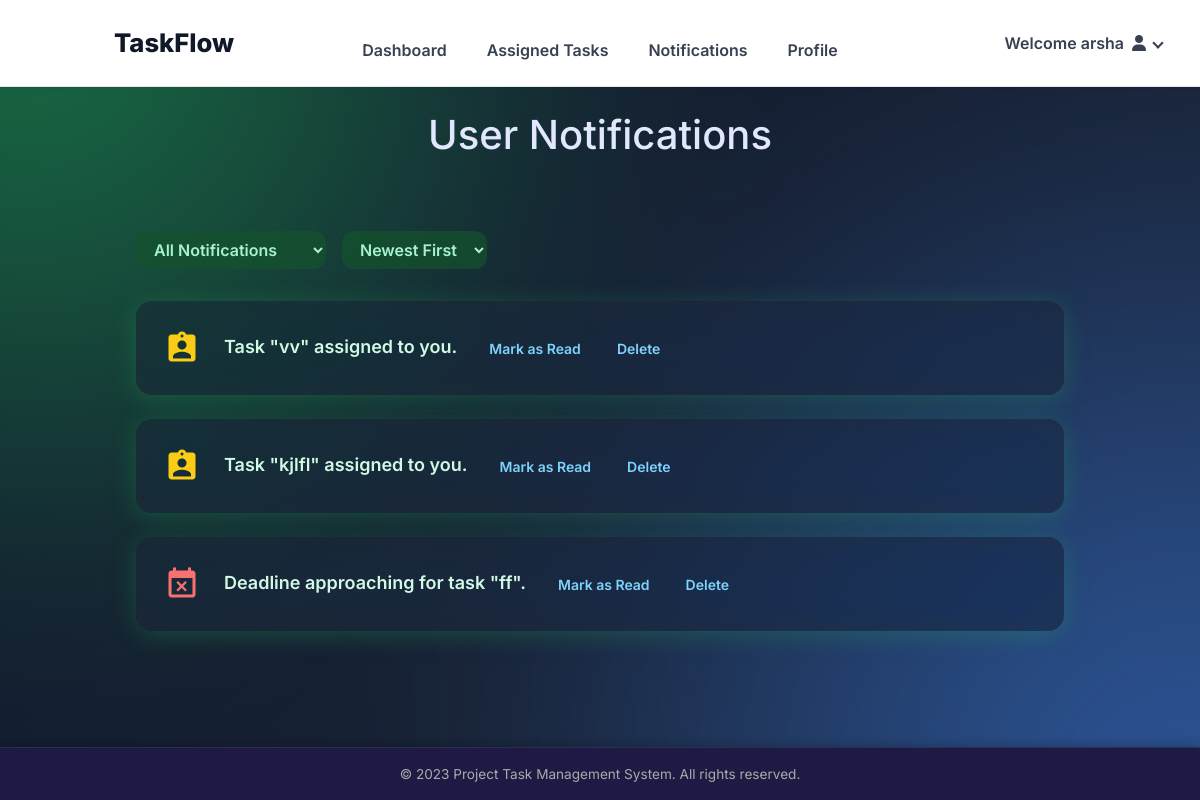
The app's page /user_notify/ (signed in) with its own data.
### taskflowapp/models.py (models this page shows, shortened)
class User(models.Model):
    full_name = models.CharField(max_length=100)
    email = models.EmailField(unique=True)
    password = models.CharField(max_length=128)
    role = models.CharField(max_length=20)
    profile_picture = models.ImageField(upload_to='profile_pics/', blank=True, null=True)  # ✅ Add this

class Notification(models.Model):
    NOTIFICATION_TYPES = [
        ('assignment', 'Assignment'),
        ('deadline', 'Deadline'),
    ]
    user = models.ForeignKey(User, on_delete=models.CASCADE)
    message = models.TextField()
    type = models.CharField(max_length=20, choices=NOTIFICATION_TYPES)
    timestamp = models.DateTimeField(auto_now_add=True)
    is_read = models.BooleanField(default=False)

### taskflowapp/views.py (the view)
# urls.py: path('user_notify/',views.user_notify,name='user_notify_page'),
def user_notify(request):
    user_id = request.session.get('user_id')
    if not user_id:
        messages.error(request, "You must be logged in to view notifications.")
        return redirect('user_login')
    try:
        user = User.objects.get(id=user_id)
    except User.DoesNotExist:
        messages.error(request, "User not found.")
        return redirect('user_login')
    notifications = Notification.objects.filter(user=user).order_by('-timestamp')
    return render(request, 'user_notification_page.html', {
        'notifications': notifications,
        'user': user
    })

### taskflowapp/templates/user_notification_page.html (shortened to what this page needs)
{% load static %}
{% load humanize %}
<!DOCTYPE html>
<html lang="en">
<head>
  <link href="https://cdn.jsdelivr.net/npm/bootstrap@5.3.7/dist/css/bootstrap.min.css" rel="stylesheet">
  <link rel="stylesheet" href="{% static 'CSS/user_notification.css' %}" />
</head>
<body>
{% include 'user_nav.html'%}
  <h1 class="text-center  my-4">User Notifications</h1>
  <main class="container">
    <div class="filters-bar">
      <select class="filter-select" id="filterType" aria-label="Filter notifications by type" onchange="filterNotifications()">
        <option value="all">All Notifications</option>
      </select>
      <select class="filter-select" id="sortOrder" aria-label="Sort notifications" onchange="sortNotifications()">
        <option value="newest">Newest First</option>
      </select>
    </div>
    <section id="notificationsList" class="notifications-list" aria-live="polite" aria-relevant="additions">
      {% if notifications %}
        {% for n in notifications %}
          <article class="notification-card" tabindex="0" data-type="{{ n.type }}" data-time="{{ n.created_at.timestamp }}">
            <div class="icon-container {% if n.type == 'assignment' %}icon-assignment{% elif n.type == 'deadline' %}icon-deadline{% endif %}">
            </div>
            <div class="message-container">
              <p class="notification-message">{{ n.message }}</p>
            </div>
            <div class="actions">
              <form method="post" action="{% url 'mark_notification_read' n.id %}">
                <button type="submit" class="action-btn">
                  {% if n.is_read %}Mark as Unread{% else %}Mark as Read{% endif %}
                </button>
              </form>
              <form method="post" action="{% url 'delete_notification' n.id %}">
                <button type="submit" class="action-btn">Delete</button>
              </form>
            </div>
          </article>
        {% endfor %}
      {% else %}
        <div id="noNotifications" class="no-notifications">No notifications found.</div>
      {% endif %}
    </section>
  </main>
  {% include 'user_footer.html'%}
</body>
</html>

### taskflowapp/templates/user_nav.html (shortened to what this page needs)
{% load static %}
<html>
<link rel="stylesheet" href="{% static 'CSS/user_nav.css' %}">
 <link rel="stylesheet" href="https://cdnjs.cloudflare.com/ajax/libs/font-awesome/6.5.0/css/all.min.css">
<header role="banner">
    <div class="logo" aria-label="Project Task Management Logo" tabindex="0">TaskFlow</div>
    <nav role="navigation" aria-label="Main navigation">
      <ul>
        <li><a href="{% url 'user_dashboard' %}" aria-current="page">Dashboard</a></li>
        <li><a href="{% url 'user_task_page' %}">Assigned Tasks</a></li>
        <li><a href="{% url 'user_notify_page' %}">Notifications</a></li>
        <li><a href="{% url 'user_profile_page' %}">Profile</a></li>
      </ul>
    </nav>
    <div class="profile-menu" tabindex="0">
      <button class="profile-button" aria-haspopup="true" aria-expanded="false" aria-controls="profile-menu">
        Welcome {{ user.full_name }}<i class="fa-solid fa-user"></i>
        <span class="profile-arrow"></span>
      </button>
    </div>
  </header>
</html>

### taskflowapp/static/CSS/user_notification.css (style rules this page uses)
body { margin: 0; font-family: 'Inter', sans-serif; background: linear-gradient(135deg, #0f172a, #1e293b); color: #e0e7ff; min-height: 100vh; display: flex; flex-direction: column; }
body::before { content: ""; position: fixed; top: -30%; left: -30%; width: 160vw; height: 160vh; background: radial-gradient(circle at 20% 20%, #22c55e88, transparent 35%), radial-gradient(circle at 80% 80%, #3b82f688, transparent 40%); filter: blur(100px); z-index: -1; animation: pulseBG 12s ease-in-out infinite alternate; }
.container { flex: 1 0 auto; max-width: 960px; margin: 48px auto 96px; padding: 0 16px; }
header { padding: 24px 0 16px; text-align: center; color: #a7f3d0; font-weight: 700; font-size: 2.25rem; user-select: none; }
.notifications-list { display: flex; flex-direction: column; gap: 24px; }
.notification-card { background: rgba(31, 41, 55, 0.65); backdrop-filter: saturate(180%) blur(16px); padding: 20px 24px; border-radius: 16px; box-shadow: 0 4px 25px rgb(34 197 94 / 0.25); display: grid; grid-template-columns: auto 1fr auto; column-gap: 20px; align-items: center; transition: box-shadow 0.3s ease; }
.icon-container { font-family: 'Material Icons'; font-size: 36px; color: #22c55e; display: flex; align-items: center; justify-content: center; min-width: 44px; }
.icon-deadline { color: #f87171; }
.icon-assignment { color: #facc15; }
.message-container { display: flex; flex-direction: column; }
.notification-message { font-size: 1.125rem; font-weight: 600; color: #d1fae5; margin-bottom: 4px; }
.actions { display: flex; gap: 12px; }
button.action-btn { background: transparent; border: none; color: #7dd3fc; padding: 8px 12px; border-radius: 12px; font-weight: 600; font-size: 0.875rem; cursor: pointer; transition: background-color 0.2s ease, color 0.2s ease; user-select: none; }
.filters-bar { margin-bottom: 32px; display: flex; gap: 16px; }
select.filter-select { background: rgba(20, 83, 45, 0.7); border: none; padding: 8px 14px; border-radius: 12px; color: #a7f3d0; font-weight: 600; font-size: 1rem; cursor: pointer; transition: background-color 0.3s ease; user-select:none; }

### taskflowapp/static/CSS/user_nav.css (style rules this page uses)
header { position: sticky; top: 0; background: white; padding: 1rem 2rem; border-bottom: 1px solid #e5e7eb; box-shadow: 0 1px 3px rgba(0, 0, 0, 0.06); z-index: 100; display: flex; align-items: center; justify-content: space-between; }
header > .logo { flex: 1; font-weight: 800; font-size: 1.6rem; color: #111827; user-select: none; }
header nav { flex: 2; display: flex; justify-content: center; }
nav ul { display: flex; gap: 1.5rem; list-style: none; margin: 0; padding: 0; }
nav li a { font-weight: 600; font-size: 1rem; color: #374151; padding: 0.25rem 0.5rem; border-radius: 0.375rem; transition: background-color 0.3s ease; text-decoration: none; }
.profile-menu { flex: 1; display: flex; justify-content: flex-end; position: relative; }
.profile-button { background: none; border: none; font-weight: 600; color: #374151; cursor: pointer; font-size: 1rem; display: flex; align-items: center; gap: 0.5rem; }
.profile-arrow { border: solid #374151; border-width: 0 2px 2px 0; padding: 3px; transform: rotate(45deg); transition: border-color 0.3s ease; }

### taskflowapp/static/CSS/user_footer.css (style rules this page uses)
html, body { height: 100%; margin: 0; }
body { display: flex; flex-direction: column; }

### records on screen
User: full_name "arsha"
Notification: message "Task \"vv\" assigned to you.", is_read "Mark as Read"
Notification: message "Task \"kjlfl\" assigned to you.", is_read "Mark as Read"
Notification: message "Deadline approaching for task \"ff\".", is_read "Mark as Read"
